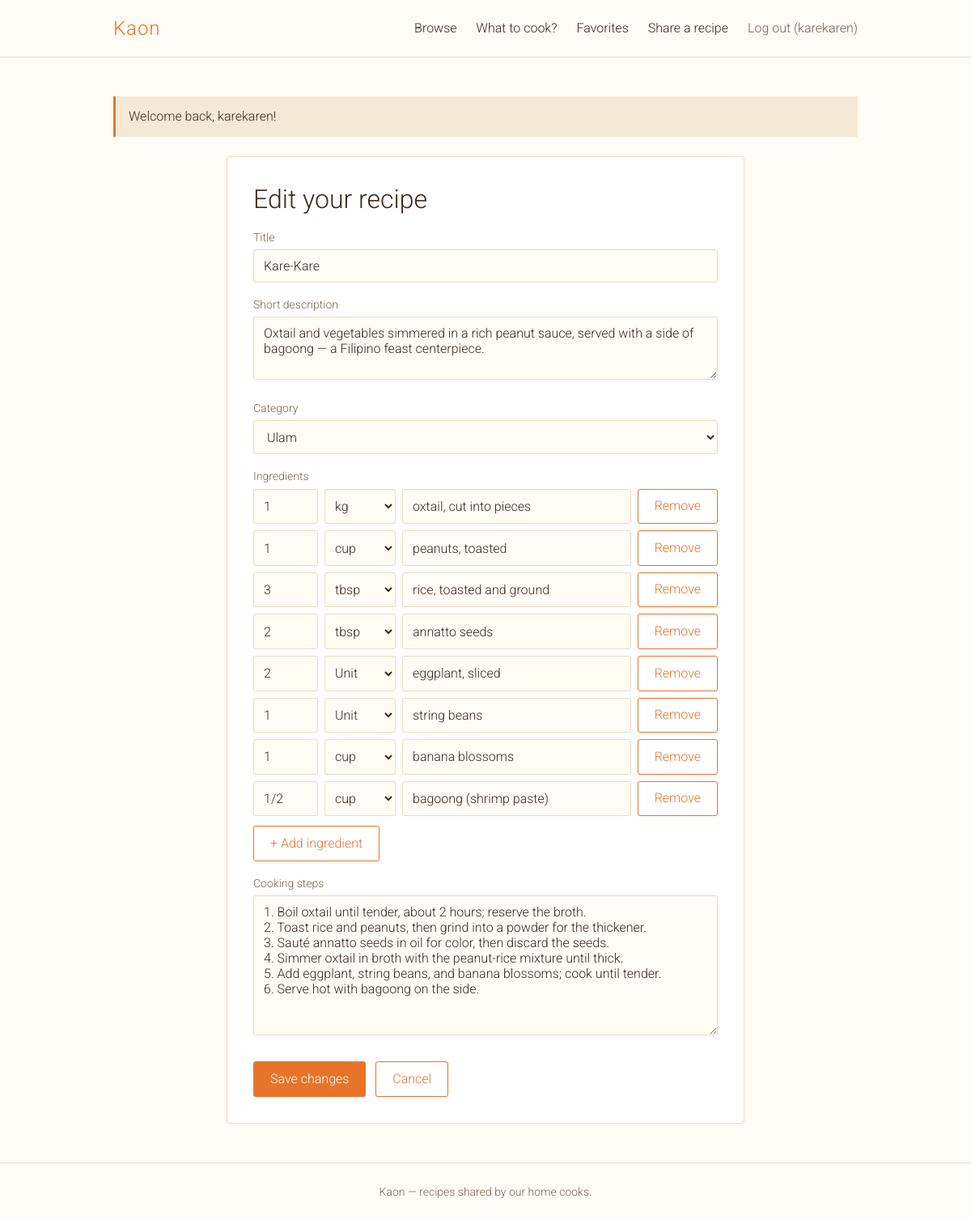
Screenshot of /recipe_form.php?id=22 (signed in) with the database file from the repository.
### tables this page shows
CREATE TABLE `recipes` (
  `id` int(10) UNSIGNED NOT NULL,
  `user_id` int(10) UNSIGNED NOT NULL,
  `category_id` int(10) UNSIGNED NOT NULL,
  `title` varchar(150) NOT NULL,
  `description` varchar(500) NOT NULL,
  `steps` text NOT NULL,
  `created_at` timestamp NOT NULL DEFAULT current_timestamp(),
  `updated_at` timestamp NULL DEFAULT NULL
);

CREATE TABLE `categories` (
  `id` int(10) UNSIGNED NOT NULL,
  `name` varchar(50) NOT NULL
);

CREATE TABLE `ingredients` (
  `id` int(10) UNSIGNED NOT NULL,
  `recipe_id` int(10) UNSIGNED NOT NULL,
  `amount` varchar(10) NOT NULL DEFAULT '',
  `unit` varchar(10) NOT NULL DEFAULT '',
  `name` varchar(100) NOT NULL
);

### includes/init.php (called while the page is built, shortened)
<?php
require_once __DIR__ . '/db.php';
require_once __DIR__ . '/helpers.php';
require_once __DIR__ . '/layout.php';
spl_autoload_register(function (string $class): void {
    $file = __DIR__ . '/../src/' . $class . '.php';
});

### includes/db.php (called while the page is built, shortened)
<?php
function db(): PDO
{
    static $pdo = null;
    if ($pdo === null) {
        $pdo = new PDO(
            'mysql:host=' . DB_HOST . ';dbname=' . DB_NAME . ';charset=utf8mb4',
            DB_USER,
            DB_PASS,
            [
                PDO::ATTR_ERRMODE            => PDO::ERRMODE_EXCEPTION,
                PDO::ATTR_DEFAULT_FETCH_MODE => PDO::FETCH_ASSOC,
                PDO::ATTR_EMULATE_PREPARES   => false,
                PDO::MYSQL_ATTR_FOUND_ROWS   => true,
                PDO::MYSQL_ATTR_INIT_COMMAND => "SET time_zone = '+08:00'",
            ]
        );
    }
    return $pdo;
}

### src/Recipe.php (called while the page is built, shortened)
<?php
final class Recipe
{
    public function find(int $id, int $viewerId = 0): ?array
    {
        $stmt = $this->db->prepare('
            SELECT r.id, r.user_id, r.category_id, r.title, r.description, r.steps,
                   r.created_at, r.updated_at, u.username, c.name AS category,
                   EXISTS (SELECT 1 FROM favorites f WHERE f.recipe_id = r.id AND f.user_id = :viewer) AS is_fav
            FROM recipes r
            JOIN users u      ON u.id = r.user_id
            JOIN categories c ON c.id = r.category_id
            WHERE r.id = :id');
        $stmt->execute(['viewer' => $viewerId, 'id' => $id]);
        return $stmt->fetch() ?: null;
    }
    public function ingredients(int $recipeId): array
    {
        $stmt = $this->db->prepare('SELECT amount, unit, name FROM ingredients WHERE recipe_id = :id ORDER BY id');
        $stmt->execute(['id' => $recipeId]);
        return $stmt->fetchAll();
    }
}

### includes/helpers.php (called while the page is built, shortened)
<?php
function e(?string $value): string
{
    return htmlspecialchars((string) $value, ENT_QUOTES | ENT_SUBSTITUTE, 'UTF-8');
}

### src/Category.php (called while the page is built, shortened)
<?php
final class Category
{
    public function all(): array
    {
        return $this->db->query('SELECT id, name FROM categories ORDER BY name')->fetchAll();
    }
}

### recipe_form.php (the view, shortened to what this page needs)
<?php
require __DIR__ . '/includes/init.php';
$recipes = new Recipe(db());
$categories   = new Category(db());
$categoryList = $categories->all();
$id = (int) ($_GET['id'] ?? 0);
if ($id) {
    $existing = $recipes->find($id);
}
$old = ['title' => '', 'description' => '', 'category_id' => 0, 'steps' => '', 'ingredients' => []];
if ($id) {
    $old = [
        'title'       => $existing['title'],
        'description' => $existing['description'],
        'category_id' => (int) $existing['category_id'],
        'steps'       => $existing['steps'],
        'ingredients' => $recipes->ingredients($id),
    ];
}
$blankRow = ['amount' => '', 'unit' => '', 'name' => ''];
$fields   = $old['ingredients'] ?: [$blankRow, $blankRow, $blankRow];
?>
<section class="form-card form-wide">
    <h1><?= $id ? 'Edit your recipe' : 'Share a recipe' ?></h1>
    <form method="post" id="recipe-form">
        <label for="title">Title</label>
        <input type="text" id="title" name="title" required minlength="3" maxlength="150"
               value="<?= e($old['title']) ?>">
        <label for="description">Short description</label>
        <textarea id="description" name="description" rows="3" required minlength="10" maxlength="500"><?= e($old['description']) ?></textarea>
        <label for="category_id">Category</label>
        <select id="category_id" name="category_id" required>
            <?php foreach ($categoryList as $c): ?>
                <option value="<?= (int) $c['id'] ?>" <?= (int) $c['id'] === $old['category_id'] ? 'selected' : '' ?>>
                    <?= e($c['name']) ?>
                </option>
            <?php endforeach; ?>
        </select>
        <label>Ingredients</label>
        <div id="ingredient-list">
            <?php foreach ($fields as $row): ?>
                <div class="ingredient-row">
                    <input type="text" name="ingredient_amounts[]" maxlength="10" aria-label="Amount"
                           inputmode="decimal" pattern="<?= e(Validator::AMOUNT_PATTERN) ?>"
                           title="A number like 2, 1.5, 1/2 or 1 1/2"
                           placeholder="Amount" value="<?= e($row['amount']) ?>">
                    <select name="ingredient_units[]" aria-label="Unit">
                        <option value="">Unit</option>
                        <?php foreach (Validator::UNITS as $unit): ?>
                            <option value="<?= e($unit) ?>" <?= $unit === $row['unit'] ? 'selected' : '' ?>><?= e($unit) ?></option>
                        <?php endforeach; ?>
                    </select>
                    <input type="text" name="ingredients[]" maxlength="100" aria-label="Ingredient" autocomplete="off"
                           role="combobox" aria-autocomplete="list" aria-controls="ingredient-suggestions" aria-expanded="false"
                           placeholder="Ingredient" value="<?= e($row['name']) ?>">
                    <button type="button" class="btn btn-outline remove-ingredient">Remove</button>
                </div>
            <?php endforeach; ?>
        </div>
        <button type="button" id="add-ingredient" class="btn btn-outline">+ Add ingredient</button>
        <label for="steps">Cooking steps</label>
        <textarea id="steps" name="steps" rows="8" required minlength="10" maxlength="5000"><?= e($old['steps']) ?></textarea>
        <button type="submit" class="btn"><?= $id ? 'Save changes' : 'Share recipe' ?></button>
        <a href="<?= $id ? 'recipe.php?id=' . $id : 'index.php' ?>" class="btn btn-outline">Cancel</a>
    </form>
</section>

### assets/css/style.css (style rules this page uses)
:root { --cream: #fffbf5; --cream-dark: #f5e9d3; --orange: #e8742a; --orange-dark: #c95e18; --ink: #3a2a1c; --ink-soft: #7a6652; --line: #ecdcc0; }
* { box-sizing: border-box; }
html, body, button, input, select, textarea { font-family: 'Roboto', sans-serif; font-weight: 300; }
body { margin: 0; background: var(--cream); color: var(--ink); font-size: 16px; line-height: 1.6; min-height: 100vh; display: flex; flex-direction: column; }
h1, h2, h3 { font-weight: 300; line-height: 1.25; margin: 0 0 1rem; }
h1 { font-size: 2rem; }
a { color: var(--orange); text-decoration: none; }
.form-card { max-width: 420px; margin: 0 auto; padding: 2rem; background: #fff; border: 1px solid var(--line); border-radius: 4px; }
label { display: block; margin: 1rem 0 0.25rem; font-size: 0.875rem; color: var(--ink-soft); }
input[type=text], input[type=email], input[type=password], input[type=search], input[type=number], select, textarea { width: 100%; padding: 0.6rem 0.75rem; background: var(--cream); border: 1px solid var(--line); border-radius: 3px; color: var(--ink); font-size: 1rem; }
.btn { display: inline-block; margin: 0; padding: 0.6rem 1.25rem; line-height: 1.4; text-align: center; background: var(--orange); border: 1px solid var(--orange); border-radius: 3px; color: #fff; font-size: 1rem; cursor: pointer; }
.form-card .btn, .comment-form .btn { margin-top: 1.5rem; }
.btn-outline { background: transparent; color: var(--orange); }
textarea { resize: vertical; }
.form-wide { max-width: 640px; }
.form-wide .btn + .btn { margin-left: 0.5rem; }
.ingredient-row { display: flex; gap: 0.5rem; margin-bottom: 0.5rem; }
.ingredient-row input, .ingredient-row select { min-width: 0; }
.ingredient-row input[name="ingredient_amounts[]"] { flex: 0 0 5rem; width: 5rem; }
.ingredient-row select { flex: 0 0 5.5rem; width: 5.5rem; padding-left: 0.5rem; padding-right: 0.25rem; }
.ingredient-row input[name="ingredients[]"] { flex: 1 1 auto; }
#add-ingredient { margin-top: 0.25rem; }
.ingredient-row .btn { margin-top: 0; }

### rows the page displays
recipes: title "Kare-Kare", description "Oxtail and vegetables simmered in a rich peanut sauce, served with a side of bagoong — a Filipino feast centerpiece.", category_id "Ulam", steps "1. Boil oxtail until tender, about 2 hours; reserve the broth. 2. Toast rice and peanuts, then grind into a powder for the thickener. 3. Sauté annatto seeds in oil for color, then discard the seeds. 4. Simmer oxtail in broth with the peanut-rice mixture until thick. 5. Add eggplant, string beans, and banana blossoms; cook until tender. 6. Serve hot with bagoong on the side."
ingredients: amount "1", name "oxtail, cut into pieces"
ingredients: amount "1", name "peanuts, toasted"
ingredients: amount "3", name "rice, toasted and ground"
ingredients: amount "2", name "annatto seeds"
ingredients: amount "2", name "eggplant, sliced"
ingredients: amount "1", name "string beans"
ingredients: amount "1", name "banana blossoms"
ingredients: amount "1/2", name "bagoong (shrimp paste)"

### other values shown
Auth::username() "karekaren"
$f['message'] "Welcome back, karekaren!"
form field value "kg"
form field value "cup"
form field value "tbsp"
